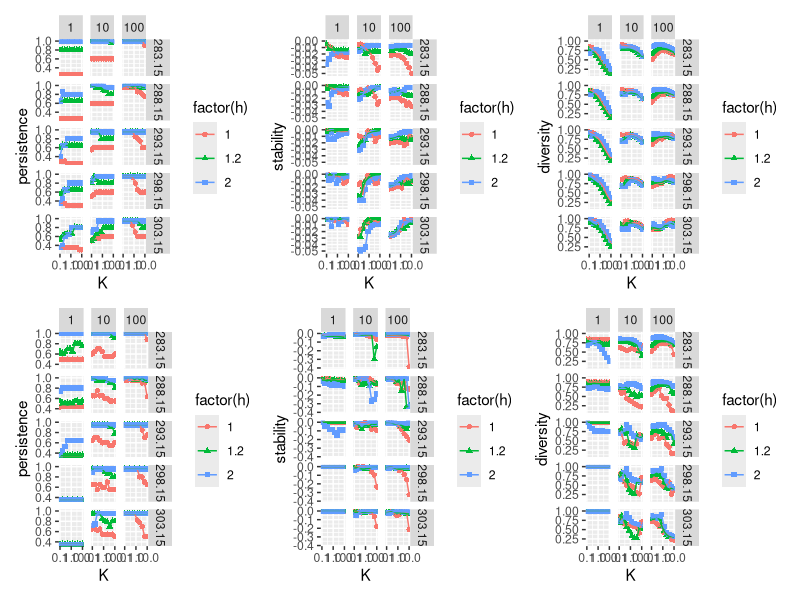
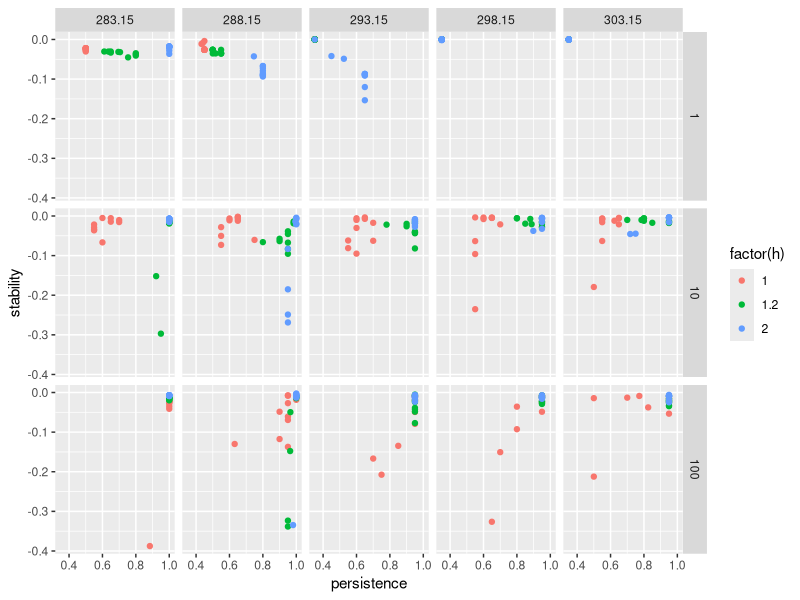
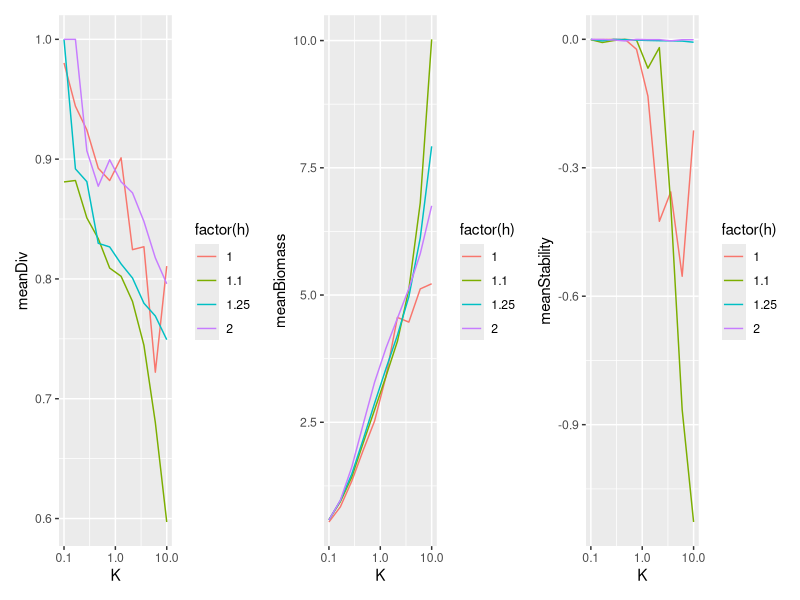

Source code (R) for these figures, in order:
library(tidyverse)
library(patchwork)

### h-k-t-z - APB with Eva - what is re-wiring doing.

df_r <- read_csv("outdf_r.csv")
df_nr <- read_csv("outdf_nr.csv")

glimpse(df_r)

p1 <- ggplot(df_nr, aes(x = K, y = persistence,
                colour = factor(h),
                shape = factor(h),
                group = h))+
  geom_point()+
  geom_line()+
  facet_grid(`T` ~ Z)+
  scale_x_log10()

p2 <- ggplot(df_nr, aes(x = K, y = stability,
                      colour = factor(h),
                      shape = factor(h),
                      group = h))+
  geom_point()+
  geom_line()+
  facet_grid(`T` ~ Z)+
  scale_x_log10()

p3 <- ggplot(df_nr, aes(x = K, y = diversity,
                        colour = factor(h),
                        shape = factor(h),
                        group = h))+
  geom_point()+
  geom_line()+
  facet_grid(`T` ~ Z)+
  scale_x_log10()

p4 <- ggplot(df_r, aes(x = K, y = persistence,
                        colour = factor(h),
                        shape = factor(h),
                        group = h))+
  geom_point()+
  geom_line()+
  facet_grid(`T` ~ Z)+
  scale_x_log10()

p5 <- ggplot(df_r, aes(x = K, y = stability,
                        colour = factor(h),
                        shape = factor(h),
                        group = h))+
  geom_point()+
  geom_line()+
  facet_grid(`T` ~ Z)+
  scale_x_log10()

p6 <- ggplot(df_r, aes(x = K, y = diversity,
                        colour = factor(h),
                        shape = factor(h),
                        group = h))+
  geom_point()+
  geom_line()+
  facet_grid(`T` ~ Z)+
  scale_x_log10()

(p1+p2+p3)/(p4+p5+p6)

ggplot(df_r, aes(x = persistence, y = stability, colour = factor(h)))+
  geom_point()+
  facet_grid(Z ~ `T`)



# Masters mini project ----------
df <- read_csv("h-k_exp.csv")

sumDat_div <- df %>% 
  group_by(h,K) %>% 
  summarise(
    meanDiv = mean(diversity, na.rm = TRUE),
    meanBiomass = mean(biomass, na.rm = TRUE),
    meanStability = mean(stability, na.rm = TRUE),
  )

p1 <- ggplot(sumDat_div, aes(x = K, y = meanDiv, colour = factor(h)))+
  geom_line()+
  scale_x_log10()

p2 <- ggplot(sumDat_div, aes(x = K, y = meanBiomass, colour = factor(h)))+
  geom_line()+
  scale_x_log10()

p3 <- ggplot(sumDat_div, aes(x = K, y = meanStability, colour = factor(h)))+
  geom_line()+
  scale_x_log10()

p1+p2+p3
